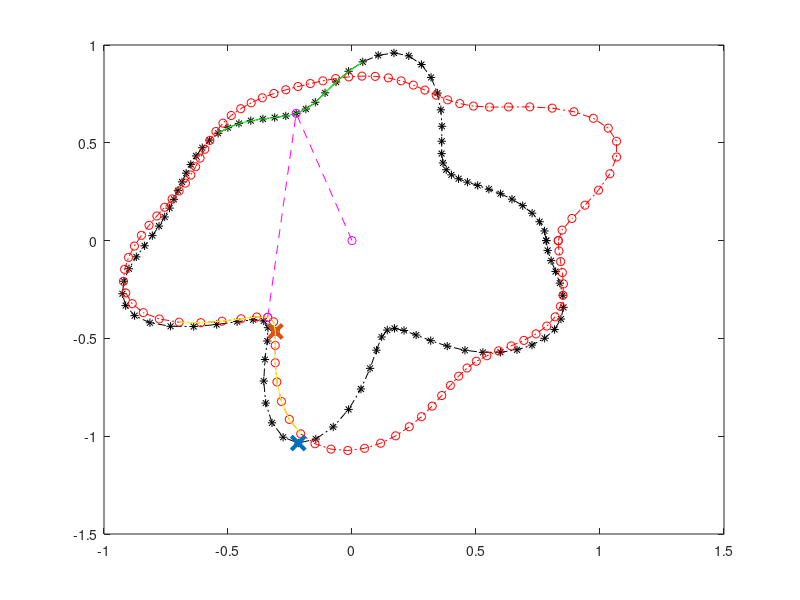

Write the MATLAB code that produced this figure.
clear all
close all
%% Motion planning
%First random trajactory

travel_length=2*pi;
number_of_trajectory_steps=100;
number_of_divergences=15;
radius=5+rand;
divergence_range=1;
divergence_steps=linspace(0,2*pi,number_of_divergences);
discrete_steps=linspace(0,2*pi,number_of_trajectory_steps);
random_values=radius+divergence_range*randn([1 number_of_divergences]);
random_values(end)=random_values(1);
fitted_values=spline(divergence_steps,[0 random_values 0],discrete_steps);
x_array=fitted_values.*cos(discrete_steps);
y_array=fitted_values.*sin(discrete_steps);
normalization_coef=sum(sqrt(diff(x_array).^2+diff(y_array).^2));
trajectory_x=travel_length/normalization_coef*x_array;
trajectory_y=travel_length/normalization_coef*y_array;
%Generate random initial position for working robot

indexes = ceil(length(trajectory_x)*rand); 
initial_x=trajectory_x(indexes);
initial_y=trajectory_y(indexes);
% Second random trajectory

travel_length=2*pi;
number_of_trajectory_steps=100;
number_of_divergences=15;
radius=5+rand;
divergence_range=1;
divergence_steps=linspace(0,2*pi,number_of_divergences);
discrete_steps=linspace(0,2*pi,number_of_trajectory_steps);
random_values=radius+divergence_range*randn([1 number_of_divergences]);
random_values(end)=random_values(1);
fitted_values=spline(divergence_steps,[0 random_values 0],discrete_steps);
x_array=fitted_values.*cos(discrete_steps);
y_array=fitted_values.*sin(discrete_steps);
normalization_coef=sum(sqrt(diff(x_array).^2+diff(y_array).^2));
x=travel_length/normalization_coef*x_array;
y=travel_length/normalization_coef*y_array;
indexes = ceil(length(trajectory_x)*rand); 
initial_x2=x(indexes);
initial_y2=y(indexes);
%Charging window 50%-75%

chwinb=.5;
chwine=0.75;
index=round(length(trajectory_x)*chwinb/2);
indexs=round(length(trajectory_x)*chwine/2);
cha1=[trajectory_x(index:indexs);trajectory_y(index:indexs)];
cha1(3,:)=zeros(1,length(cha1));
cha1(3,:)=cha1(3,:)+round(100*rand);
index=round(34+length(trajectory_x)*chwinb/2);
indexs=round(34+length(trajectory_x)*chwine/2);
cha2=[x(index:indexs) ;y(index:indexs)];
cha2(3,:)=zeros(1,length(cha2));
cha2(3,:)=cha1(3,:)+round(rand*100);
%Initial pos for charging robot

x0=0;
y0=0;
%% Applying NN algorithm
%Current pos is initial pos

xx=x0;
yy=y0;
%Find the next charging window

next=min(cha1(3,:),cha2(3,:));
%Calculate distance

diss=(xx-cha1(1,:)).^2+(yy-cha1(2,:)).^2;
ind=find(diss==min(diss));
xx(1,2)=cha1(1,ind);
yy(1,2)=cha1(2,ind);
diss=(xx(1,2)-cha2(1,:)).^2+(yy(1,2)-cha2(2,:)).^2;
ind=find(diss==min(diss));
xx(1,3)=cha2(1,ind);
yy(1,3)=cha2(2,ind);

%Plot trajectory
plot(trajectory_x,trajectory_y,'-.k*')
hold on 
plot(x,y,'-.or')
plot(initial_x,initial_y,'x','linewidth',3,'MarkerSize',10)
plot(initial_x2,initial_y2,'x','linewidth',3,'MarkerSize',10)
plot(cha1(1,:),cha1(2,:),'g')
plot(cha2(1,:),cha2(2,:),'y')
plot(xx,yy,'--mo')
